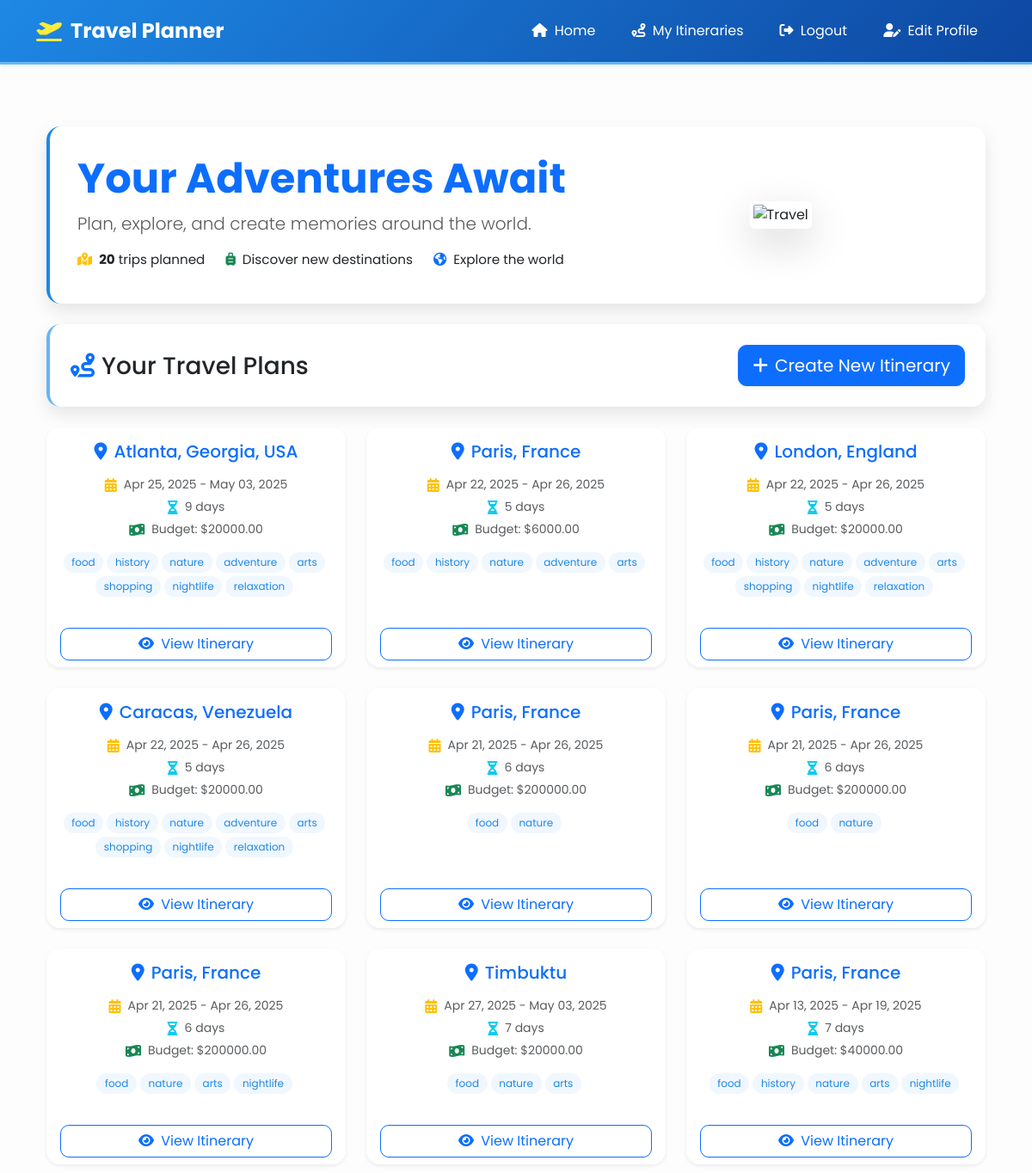
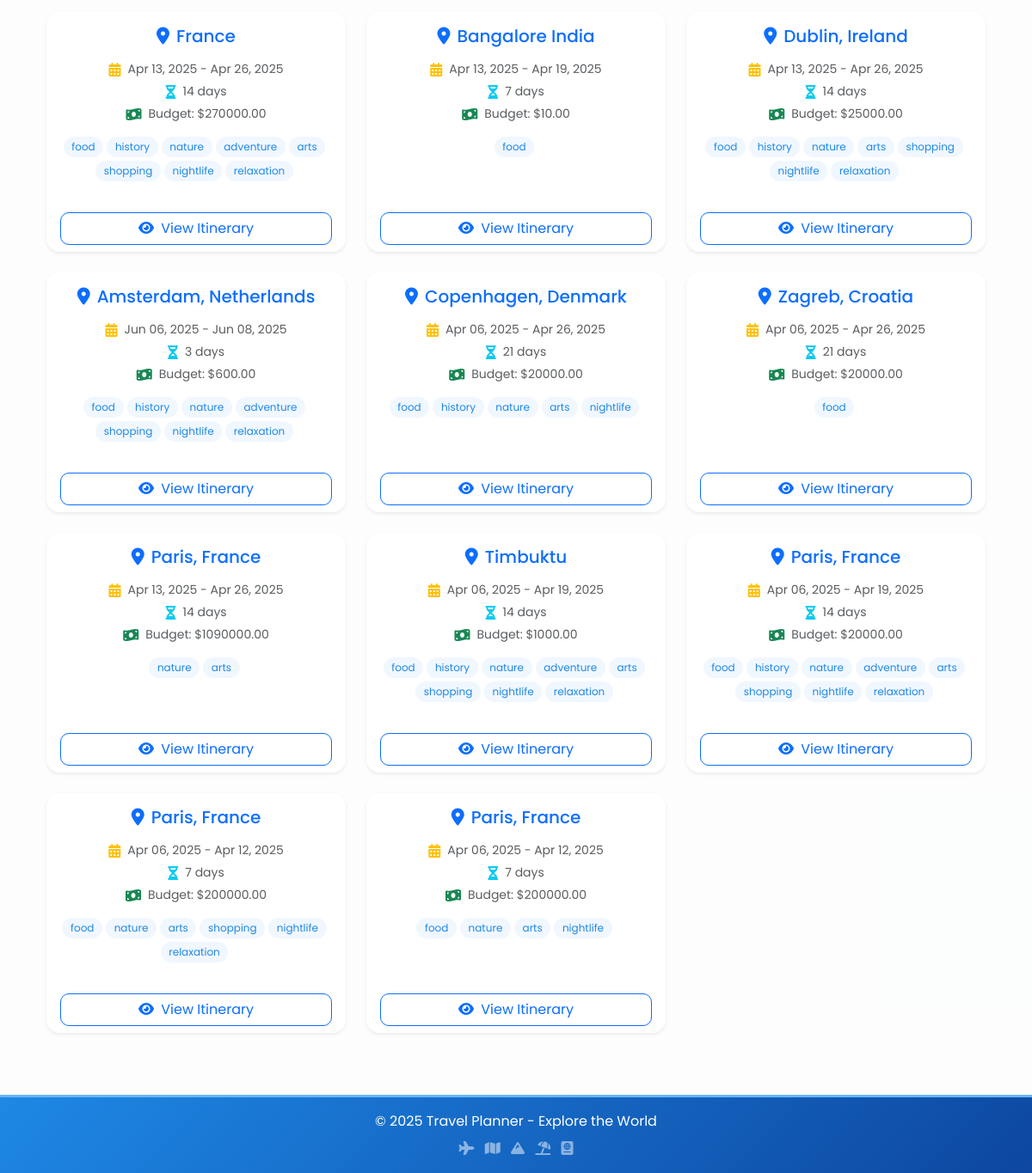
The page /itineraries/ (signed in) on the database its author committed (2 pictures, top to bottom).
### users/models.py (models this page shows, shortened)
class Itinerary(models.Model):
    INTEREST_CHOICES = [
        ('food', 'Food & Dining'),
        ('history', 'History & Culture'),
        ('nature', 'Nature & Outdoors'),
        ('adventure', 'Adventure & Sports'),
        ('arts', 'Arts & Museums'),
        ('shopping', 'Shopping & Markets'),
        ('nightlife', 'Nightlife & Entertainment'),
        ('relaxation', 'Relaxation & Wellness'),
    ]
    user = models.ForeignKey(User, on_delete=models.CASCADE)
    destination = models.CharField(max_length=200)
    start_date = models.DateField()
    end_date = models.DateField()
    budget = models.DecimalField(max_digits=10, decimal_places=2, validators=[MinValueValidator(0)])
    interests = models.JSONField(default=list)  # Store multiple interests as a list
    number_of_people = models.PositiveIntegerField(default=1)
    preferred_pace = models.CharField(max_length=20, choices=[
        ('relaxed', 'Relaxed'),
        ('moderate', 'Moderate'),
        ('busy', 'Busy'),
    ], default='moderate')
    generated_plan = models.TextField(blank=True)  # Store the Gemini-generated itinerary
    created_at = models.DateTimeField(auto_now_add=True)
    updated_at = models.DateTimeField(auto_now=True)
    class Meta:
        ordering = ['-created_at']
        verbose_name_plural = 'Itineraries'
    @property
    def duration_days(self):
        return (self.end_date - self.start_date).days + 1

### users/views.py (the view)
# urls.py: path('itineraries/', views.itineraries, name='itineraries'),  # Renamed from home to itineraries
@login_required
def itineraries(request):
    itineraries = Itinerary.objects.filter(
        user=request.user).order_by('-created_at')
    return render(request, 'users/itineraries.html', {'itineraries': itineraries})

### templates/users/itineraries.html (shortened to what this page needs)
{% extends 'base.html' %}
{% block content %}
<div class="container py-4">
    <div class="welcome-banner mb-4">
        <div class="row align-items-center">
            <div class="col-md-7">
                <h1 class="display-5 fw-bold text-primary mb-2">Your Adventures Await</h1>
                <p class="lead text-muted">Plan, explore, and create memories around the world.</p>
                <div class="travel-stats d-flex flex-wrap">
                    <div class="stat-item me-4 mb-2">
                        <i class="fas fa-map-marked-alt me-1 text-warning"></i>
                        <span class="fw-bold">{{ itineraries|length }}</span> trips planned
                    </div>
                    <div class="stat-item me-4 mb-2">
                        <i class="fas fa-suitcase-rolling me-1 text-success"></i>
                        Discover new destinations
                    </div>
                    <div class="stat-item mb-2">
                        <i class="fas fa-globe-americas me-1 text-primary"></i>
                        Explore the world
                    </div>
                </div>
            </div>
            <div class="col-md-5 text-center">
                <img src="https://images.unsplash.com/photo-1501785888041-af3ef285b470?ixlib=rb-4.0.3&auto=format&fit=crop&w=1200&q=80" alt="Travel" class="img-fluid rounded shadow-lg welcome-image">
            </div>
        </div>
    </div>
    <div class="travel-plans-header d-flex justify-content-between align-items-center mb-4">
        <h2 class="h3 mb-0"><i class="fas fa-route me-2 text-primary"></i>Your Travel Plans</h2>
        <a href="{% url 'create_itinerary' %}" class="btn btn-primary btn-lg shadow-sm hover-lift transition">
            <i class="fas fa-plus me-2"></i>Create New Itinerary
        </a>
    </div>
    {% if itineraries %}
        <div class="row g-4">
            {% for itinerary in itineraries %}
                <div class="col-md-6 col-lg-4">
                    <div class="card h-100 border-0 shadow-sm hover-lift transition itinerary-card">
                        <div class="card-body text-center">
                            <h3 class="h5 card-title text-primary mb-3">
                                <i class="fas fa-map-marker-alt me-2"></i>{{ itinerary.destination }}
                            </h3>
                            <div class="mb-3">
                                <div class="travel-detail">
                                    <i class="fas fa-calendar-alt me-2 text-warning"></i>
                                    <small class="text-muted">{{ itinerary.start_date|date:"M d, Y" }} - {{ itinerary.end_date|date:"M d, Y" }}</small>
                                </div>
                                <div class="travel-detail">
                                    <i class="fas fa-hourglass-half me-2 text-info"></i>
                                    <small class="text-muted">{{ itinerary.duration_days }} days</small>
                                </div>
                                <div class="travel-detail">
                                    <i class="fas fa-money-bill-wave me-2 text-success"></i>
                                    <small class="text-muted">Budget: ${{ itinerary.budget }}</small>
                                </div>
                            </div>
                            <div class="mb-3 interest-badges-container">
                                {% for interest in itinerary.interests %}
                                    <span class="badge interest-badge me-1 mb-1">{{ interest }}</span>
                                {% endfor %}
                            </div>
                        </div>
                        <div class="card-footer bg-transparent border-0 pt-0">
                            <a href="{% url 'view_itinerary' pk=itinerary.pk %}" class="btn btn-outline-primary w-100 hover-lift transition">
                                <i class="fas fa-eye me-1"></i> View Itinerary
                            </a>
                        </div>
                    </div>
                </div>
            {% endfor %}
        </div>
    {% endif %}
</div>
{% endblock %}

### templates/base.html (style rules this page uses)
body { min-height: 100vh; font-family: 'Poppins', sans-serif; background-color: #f8f9fa; background-image: url('https://images.unsplash.com/photo-1530521954074-e64f6810b32d?ixlib=rb-4.0.3&auto=format&fit=crop&w=2070&q=80'); background-size: cover; background-attachment: fixed; background-position: center; position: relative; }
body::before { content: ''; position: absolute; top: 0; right: 0; bottom: 0; left: 0; background-color: rgba(255, 255, 255, 0.65); z-index: -1; }
.container { background-color: transparent; border-radius: 0; box-shadow: none; backdrop-filter: none; }
main .container { background-color: transparent; }

### templates/users/itineraries.html (style rules this page uses)
.hover-lift { transition: transform 0.15s ease; }
.transition { transition: all 0.15s ease; }
.welcome-banner { background-color: rgba(255, 255, 255, 0.9); border-radius: 16px; padding: 2rem; box-shadow: 0 8px 20px rgba(0, 0, 0, 0.1); margin-bottom: 30px; border-left: 4px solid #1e88e5; }
.welcome-image { max-width: 100%; height: auto; border: 4px solid white; }
.travel-stats { margin-top: 15px; }
.stat-item { font-size: 0.95rem; }
.itinerary-card { border-top: 3px solid #1e88e5; background-color: rgba(255, 255, 255, 0.9); border-radius: 16px; overflow: hidden; }
.travel-detail { margin-bottom: 5px; display: flex; justify-content: center; align-items: center; }
.interest-badges-container { display: flex; flex-wrap: wrap; justify-content: center; }
.interest-badge { background-color: #f0f7ff; color: #1e88e5; padding: 0.5em 0.8em; border-radius: 30px; font-weight: normal; }
.travel-plans-header { background-color: rgba(255, 255, 255, 0.9); border-radius: 16px; padding: 1.5rem; box-shadow: 0 8px 20px rgba(0, 0, 0, 0.1); margin-bottom: 30px; border-left: 4px solid #64b5f6; }
.btn { border-radius: 10px; }

### rows shown on the page
Itinerary: destination "Atlanta, Georgia, USA", start_date "Apr 25, 2025", end_date "May 03, 2025", duration_days "9", budget "20000.00", interests "food" "history" "nature" "adventure" "arts" "shopping" "nightlife" "relaxation"
Itinerary: destination "Paris, France", start_date "Apr 22, 2025", end_date "Apr 26, 2025", duration_days "5", budget "6000.00", interests "food" "history" "nature" "adventure" "arts"
Itinerary: destination "London, England", start_date "Apr 22, 2025", end_date "Apr 26, 2025", duration_days "5", budget "20000.00", interests "food" "history" "nature" "adventure" "arts" "shopping" "nightlife" "relaxation"
Itinerary: destination "Caracas, Venezuela", start_date "Apr 22, 2025", end_date "Apr 26, 2025", duration_days "5", budget "20000.00", interests "food" "history" "nature" "adventure" "arts" "shopping" "nightlife" "relaxation"
Itinerary: destination "Paris, France", start_date "Apr 21, 2025", end_date "Apr 26, 2025", duration_days "6", budget "200000.00", interests "food" "nature"
Itinerary: destination "Paris, France", start_date "Apr 21, 2025", end_date "Apr 26, 2025", duration_days "6", budget "200000.00", interests "food" "nature"
Itinerary: destination "Paris, France", start_date "Apr 21, 2025", end_date "Apr 26, 2025", duration_days "6", budget "200000.00", interests "food" "nature" "arts" "nightlife"
Itinerary: destination "Timbuktu", start_date "Apr 27, 2025", end_date "May 03, 2025", duration_days "7", budget "20000.00", interests "food" "nature" "arts"
Itinerary: destination "Paris, France", start_date "Apr 13, 2025", end_date "Apr 19, 2025", duration_days "7", budget "40000.00", interests "food" "history" "nature" "arts" "nightlife"
Itinerary: destination "France", start_date "Apr 13, 2025", end_date "Apr 26, 2025", duration_days "14", budget "270000.00", interests "food" "history" "nature" "adventure" "arts" "shopping" "nightlife" "relaxation"
Itinerary: destination "Bangalore India", start_date "Apr 13, 2025", end_date "Apr 19, 2025", duration_days "7", budget "10.00", interests "food"
Itinerary: destination "Dublin, Ireland", start_date "Apr 13, 2025", end_date "Apr 26, 2025", duration_days "14", budget "25000.00", interests "food" "history" "nature" "arts" "shopping" "nightlife" "relaxation"
Itinerary: destination "Amsterdam, Netherlands", start_date "Jun 06, 2025", end_date "Jun 08, 2025", duration_days "3", budget "600.00", interests "food" "history" "nature" "adventure" "shopping" "nightlife" "relaxation"
Itinerary: destination "Copenhagen, Denmark", start_date "Apr 06, 2025", end_date "Apr 26, 2025", duration_days "21", budget "20000.00", interests "food" "history" "nature" "arts" "nightlife"
Itinerary: destination "Zagreb, Croatia", start_date "Apr 06, 2025", end_date "Apr 26, 2025", duration_days "21", budget "20000.00", interests "food"
Itinerary: destination "Paris, France", start_date "Apr 13, 2025", end_date "Apr 26, 2025", duration_days "14", budget "1090000.00", interests "nature" "arts"
Itinerary: destination "Timbuktu", start_date "Apr 06, 2025", end_date "Apr 19, 2025", duration_days "14", budget "1000.00", interests "food" "history" "nature" "adventure" "arts" "shopping" "nightlife" "relaxation"
Itinerary: destination "Paris, France", start_date "Apr 06, 2025", end_date "Apr 19, 2025", duration_days "14", budget "20000.00", interests "food" "history" "nature" "adventure" "arts" "shopping" "nightlife" "relaxation"
Itinerary: destination "Paris, France", start_date "Apr 06, 2025", end_date "Apr 12, 2025", duration_days "7", budget "200000.00", interests "food" "nature" "arts" "shopping" "nightlife" "relaxation"
Itinerary: destination "Paris, France", start_date "Apr 06, 2025", end_date "Apr 12, 2025", duration_days "7", budget "200000.00", interests "food" "nature" "arts" "nightlife"

### other values the page prints
{{ itineraries|length }} "20"
